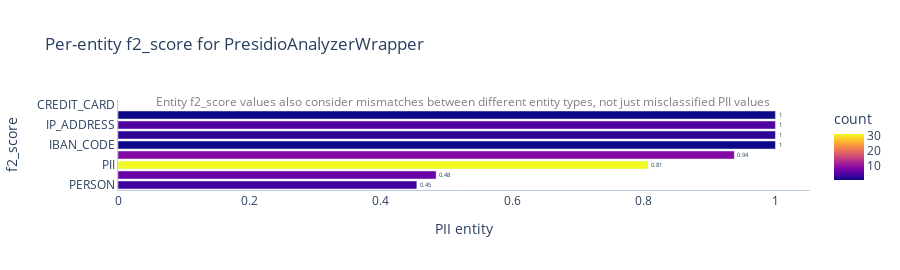
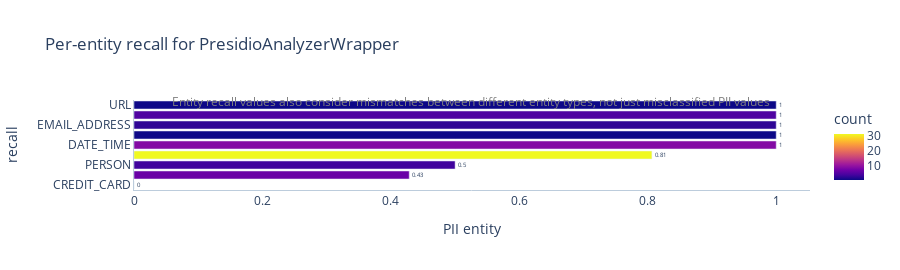
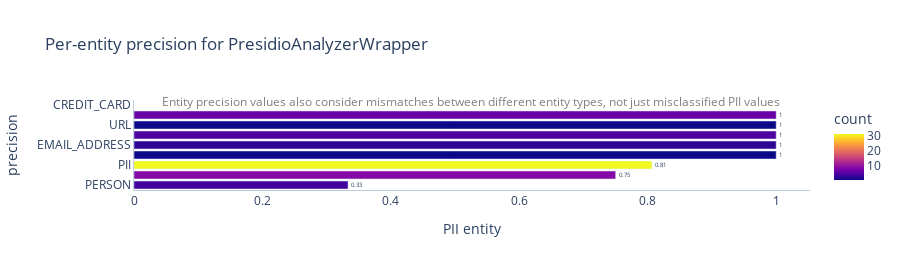

Notebook code for these charts, in order:
### Code cell
evaluate_ ("data2.json","presidio_analyzer",presidio_entities_map1)

### Figure 1 — Plotly figure (JSON) as saved in the notebook; plotly's stock layout.template omitted (floating-point values rounded to 4 significant figures)
{"data": [{"alignmentgroup": "True", "cliponaxis": false, "hovertemplate": "f2_score=%{x}<br>entity=%{y}<br>count=%{marker.color}<extra></extra>", "legendgroup": "", "marker": {"color": [9, 4, 1, 3, 5, 1, 7, 1, 31], "coloraxis": "coloraxis", "pattern": {"shape": ""}}, "name": "", "offsetgroup": "", "orientation": "h", "showlegend": false, "textangle": 0, "textfont": {"size": 12}, "textposition": "outside", "texttemplate": "%{x:.2}", "type": "bar", "x": [0.9375, 0.4545, 1, 1, 1, 1, 0.4839, null, 0.8065], "xaxis": "x", "y": ["DATE_TIME", "PERSON", "IBAN_CODE", "EMAIL_ADDRESS", "IP_ADDRESS", "URL", "LOCATION", "CREDIT_CARD", "PII"], "yaxis": "y"}], "layout": {"annotations": [{"font": {"color": "gray", "size": 12}, "showarrow": false, "text": "Entity f2_score values also consider mismatches between different entity types, not just misclassified PII values\n", "x": 0.5, "xref": "paper", "y": 1.1, "yref": "paper"}], "barmode": "group", "coloraxis": {"colorbar": {"title": {"text": "count"}}, "colorscale": [[0, "#0d0887"], [0.1111, "#46039f"], [0.2222, "#7201a8"], [0.3333, "#9c179e"], [0.4444, "#bd3786"], [0.5556, "#d8576b"], [0.6667, "#ed7953"], [0.7778, "#fb9f3a"], [0.8889, "#fdca26"], [1, "#f0f921"]]}, "height": 270, "legend": {"tracegroupgap": 0}, "plot_bgcolor": "#FFF", "title": {"text": "Per-entity f2_score for PresidioAnalyzerWrapper"}, "xaxis": {"anchor": "y", "domain": [0, 1], "linecolor": "#BCCCDC", "showgrid": false, "title": {"text": "PII entity"}}, "yaxis": {"anchor": "x", "categoryorder": "total ascending", "domain": [0, 1], "linecolor": "#BCCCDC", "showgrid": false, "title": {"text": "f2_score"}}}}

### Figure 2 — Plotly figure (JSON) as saved in the notebook; plotly's stock layout.template omitted (floating-point values rounded to 4 significant figures)
{"data": [{"alignmentgroup": "True", "cliponaxis": false, "hovertemplate": "recall=%{x}<br>entity=%{y}<br>count=%{marker.color}<extra></extra>", "legendgroup": "", "marker": {"color": [9, 4, 1, 3, 5, 1, 7, 1, 31], "coloraxis": "coloraxis", "pattern": {"shape": ""}}, "name": "", "offsetgroup": "", "orientation": "h", "showlegend": false, "textangle": 0, "textfont": {"size": 12}, "textposition": "outside", "texttemplate": "%{x:.2}", "type": "bar", "x": [1, 0.5, 1, 1, 1, 1, 0.4286, 0, 0.8065], "xaxis": "x", "y": ["DATE_TIME", "PERSON", "IBAN_CODE", "EMAIL_ADDRESS", "IP_ADDRESS", "URL", "LOCATION", "CREDIT_CARD", "PII"], "yaxis": "y"}], "layout": {"annotations": [{"font": {"color": "gray", "size": 12}, "showarrow": false, "text": "Entity recall values also consider mismatches between different entity types, not just misclassified PII values\n", "x": 0.5, "xref": "paper", "y": 1.1, "yref": "paper"}], "barmode": "group", "coloraxis": {"colorbar": {"title": {"text": "count"}}, "colorscale": [[0, "#0d0887"], [0.1111, "#46039f"], [0.2222, "#7201a8"], [0.3333, "#9c179e"], [0.4444, "#bd3786"], [0.5556, "#d8576b"], [0.6667, "#ed7953"], [0.7778, "#fb9f3a"], [0.8889, "#fdca26"], [1, "#f0f921"]]}, "height": 270, "legend": {"tracegroupgap": 0}, "plot_bgcolor": "#FFF", "title": {"text": "Per-entity recall for PresidioAnalyzerWrapper"}, "xaxis": {"anchor": "y", "domain": [0, 1], "linecolor": "#BCCCDC", "showgrid": false, "title": {"text": "PII entity"}}, "yaxis": {"anchor": "x", "categoryorder": "total ascending", "domain": [0, 1], "linecolor": "#BCCCDC", "showgrid": false, "title": {"text": "recall"}}}}

### Figure 3 — Plotly figure (JSON) as saved in the notebook; plotly's stock layout.template omitted (floating-point values rounded to 4 significant figures)
{"data": [{"alignmentgroup": "True", "cliponaxis": false, "hovertemplate": "precision=%{x}<br>entity=%{y}<br>count=%{marker.color}<extra></extra>", "legendgroup": "", "marker": {"color": [9, 4, 1, 3, 5, 1, 7, 1, 31], "coloraxis": "coloraxis", "pattern": {"shape": ""}}, "name": "", "offsetgroup": "", "orientation": "h", "showlegend": false, "textangle": 0, "textfont": {"size": 12}, "textposition": "outside", "texttemplate": "%{x:.2}", "type": "bar", "x": [0.75, 0.3333, 1, 1, 1, 1, 1, null, 0.8065], "xaxis": "x", "y": ["DATE_TIME", "PERSON", "IBAN_CODE", "EMAIL_ADDRESS", "IP_ADDRESS", "URL", "LOCATION", "CREDIT_CARD", "PII"], "yaxis": "y"}], "layout": {"annotations": [{"font": {"color": "gray", "size": 12}, "showarrow": false, "text": "Entity precision values also consider mismatches between different entity types, not just misclassified PII values\n", "x": 0.5, "xref": "paper", "y": 1.1, "yref": "paper"}], "barmode": "group", "coloraxis": {"colorbar": {"title": {"text": "count"}}, "colorscale": [[0, "#0d0887"], [0.1111, "#46039f"], [0.2222, "#7201a8"], [0.3333, "#9c179e"], [0.4444, "#bd3786"], [0.5556, "#d8576b"], [0.6667, "#ed7953"], [0.7778, "#fb9f3a"], [0.8889, "#fdca26"], [1, "#f0f921"]]}, "height": 270, "legend": {"tracegroupgap": 0}, "plot_bgcolor": "#FFF", "title": {"text": "Per-entity precision for PresidioAnalyzerWrapper"}, "xaxis": {"anchor": "y", "domain": [0, 1], "linecolor": "#BCCCDC", "showgrid": false, "title": {"text": "PII entity"}}, "yaxis": {"anchor": "x", "categoryorder": "total ascending", "domain": [0, 1], "linecolor": "#BCCCDC", "showgrid": false, "title": {"text": "precision"}}}}
